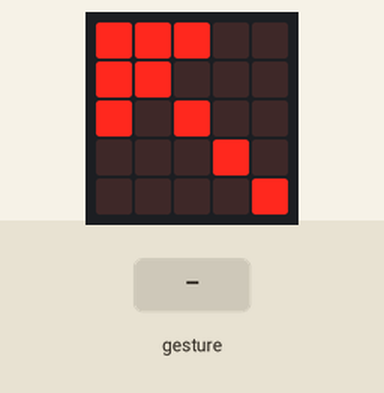
A program run on a simulated BBC micro:bit (MakeCode). Parts: the board's 5×5 LED display. The inputs (shaded band) are chosen by the test bench. A tilt is held for 1.5 s and a shake lasts 1 s, then the board lies face up again.

Above: at 1.2 s.
1.3 s: gesture 'tilt right'
At 2.6 s:
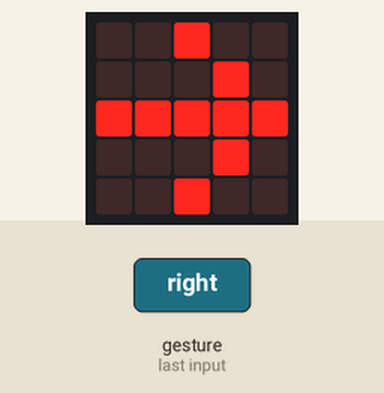
4.3 s: gesture 'tilt left'
At 5.0 s:
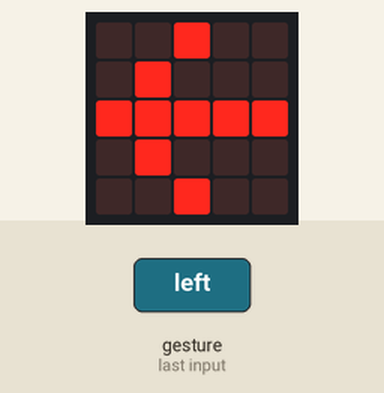
Timing chart, 0 to 7.3 s (numbered marks = the images above; inputs shaded):
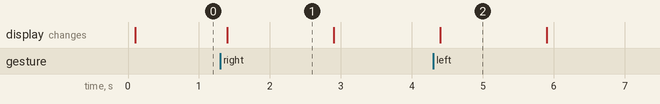

Measured:
- after the input at 1.3 s, the display: changes after 0.10 s (image 1)
- after the input at 4.3 s, the display: changes after 0.10 s (image 2)
- what the display in image 1 shows lasts 1.5 s, from 1.4 s to 2.9 s

The program:

main.ts
```typescript
input.onGesture(Gesture.ScreenUp, function () {
    basic.showArrow(ArrowNames.NorthWest)
})
input.onGesture(Gesture.TiltRight, function () {
    basic.showArrow(ArrowNames.East)
})
input.onGesture(Gesture.TiltLeft, function () {
    basic.showArrow(ArrowNames.West)
})
basic.forever(function () {

})
```

test.ts
```typescript
// aquí va el archivo "tests"; esto no se compilará cuando este paquete se utilice como una extensión.
```
